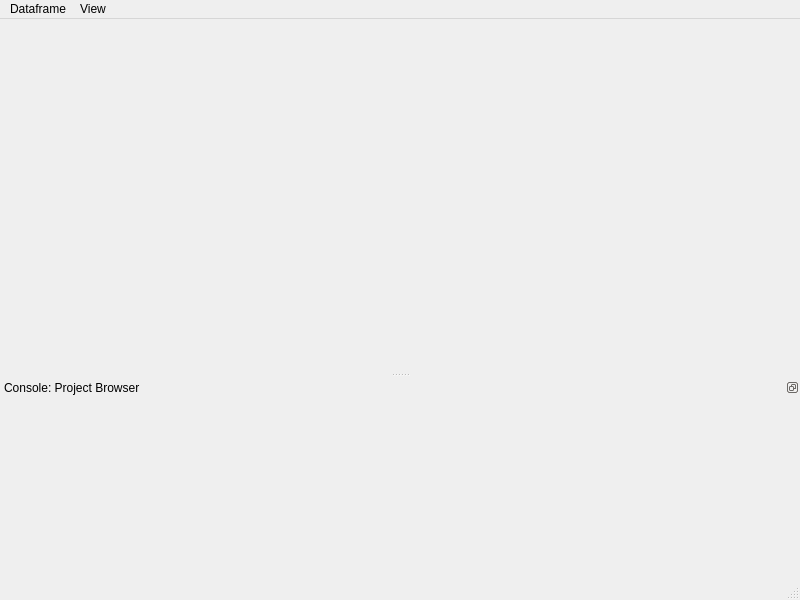
<?xml version="1.0" encoding="UTF-8"?>
<ui version="4.0">
 <class>MainWindow</class>
 <widget class="QMainWindow" name="MainWindow">
  <property name="geometry">
   <rect>
    <x>0</x>
    <y>0</y>
    <width>800</width>
    <height>600</height>
   </rect>
  </property>
  <property name="windowTitle">
   <string>MainWindow</string>
  </property>
  <widget class="QWidget" name="centralwidget"/>
  <widget class="QMenuBar" name="menubar">
   <property name="geometry">
    <rect>
     <x>0</x>
     <y>0</y>
     <width>800</width>
     <height>23</height>
    </rect>
   </property>
   <widget class="QMenu" name="menuDataframe">
    <property name="title">
     <string>Dataframe</string>
    </property>
    <widget class="QMenu" name="menuSave_current_tab">
     <property name="title">
      <string>Save current tab</string>
     </property>
     <addaction name="separator"/>
     <addaction name="actionto_pickle_tab"/>
     <addaction name="actionto_csv_tab"/>
     <addaction name="actionto_excel_tab"/>
    </widget>
    <widget class="QMenu" name="menuSave_all_tabs">
     <property name="title">
      <string>Save root</string>
     </property>
     <addaction name="actionto_pickle"/>
     <addaction name="actionto_csv"/>
     <addaction name="actionto_excel"/>
    </widget>
    <addaction name="actionDataframe_editor"/>
    <addaction name="separator"/>
    <addaction name="actionUpdate_all_tabs"/>
    <addaction name="actionUpdate_current_tab"/>
    <addaction name="separator"/>
    <addaction name="menuSave_current_tab"/>
    <addaction name="menuSave_all_tabs"/>
   </widget>
   <widget class="QMenu" name="menuView">
    <property name="title">
     <string>View</string>
    </property>
    <addaction name="actionCurrent_tab_filter_history"/>
    <addaction name="separator"/>
    <addaction name="actionConsole"/>
   </widget>
   <addaction name="menuDataframe"/>
   <addaction name="menuView"/>
  </widget>
  <widget class="QStatusBar" name="statusbar"/>
  <widget class="QDockWidget" name="dockConsole">
   <property name="minimumSize">
    <size>
     <width>42</width>
     <height>200</height>
    </size>
   </property>
   <property name="features">
    <set>QDockWidget::DockWidgetFloatable|QDockWidget::DockWidgetMovable</set>
   </property>
   <property name="windowTitle">
    <string>Console: Project Browser</string>
   </property>
   <attribute name="dockWidgetArea">
    <number>8</number>
   </attribute>
   <widget class="QWidget" name="dockWidgetContents"/>
  </widget>
  <action name="actionDataframe_editor">
   <property name="text">
    <string>Dataframe editor</string>
   </property>
  </action>
  <action name="actionConsole">
   <property name="checkable">
    <bool>true</bool>
   </property>
   <property name="text">
    <string>Console</string>
   </property>
  </action>
  <action name="actionCurrent_tab_filter_history">
   <property name="text">
    <string>Current tab filter history</string>
   </property>
  </action>
  <action name="actionUpdate_current_tab">
   <property name="text">
    <string>Update current tab</string>
   </property>
  </action>
  <action name="actionUpdate_all_tabs">
   <property name="text">
    <string>Update all tabs</string>
   </property>
  </action>
  <action name="actionto_pickle_tab">
   <property name="text">
    <string>to pickle</string>
   </property>
   <property name="toolTip">
    <string>Save current tab as a python pickle</string>
   </property>
  </action>
  <action name="actionto_csv_tab">
   <property name="text">
    <string>to csv</string>
   </property>
  </action>
  <action name="actionto_excel_tab">
   <property name="text">
    <string>to excel</string>
   </property>
  </action>
  <action name="actionto_pickle">
   <property name="text">
    <string>to pickle</string>
   </property>
  </action>
  <action name="actionto_excel">
   <property name="text">
    <string>to excel</string>
   </property>
  </action>
  <action name="actionto_csv">
   <property name="text">
    <string>to csv</string>
   </property>
  </action>
 </widget>
 <resources/>
 <connections>
  <connection>
   <sender>actionConsole</sender>
   <signal>toggled(bool)</signal>
   <receiver>dockConsole</receiver>
   <slot>setVisible(bool)</slot>
   <hints>
    <hint type="sourcelabel">
     <x>-1</x>
     <y>-1</y>
    </hint>
    <hint type="destinationlabel">
     <x>399</x>
     <y>558</y>
    </hint>
   </hints>
  </connection>
 </connections>
</ui>
